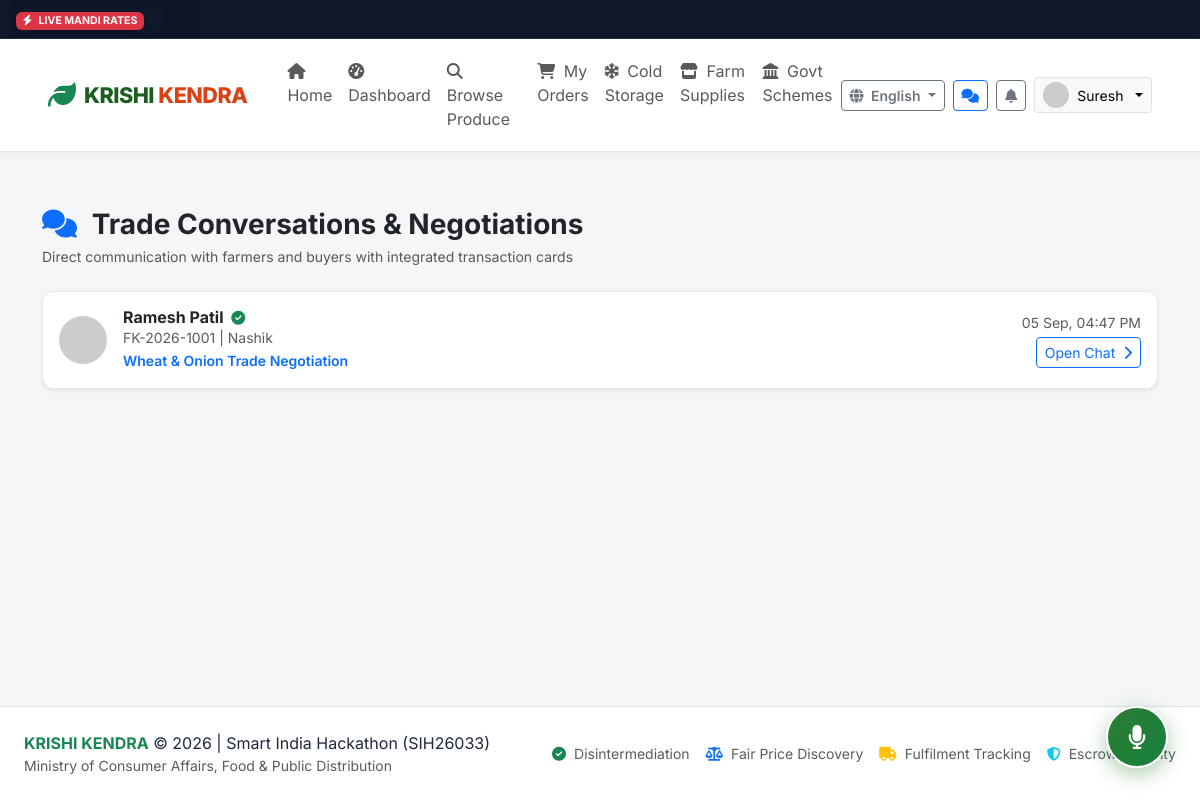
The app's page /chat/ (signed in), older data.
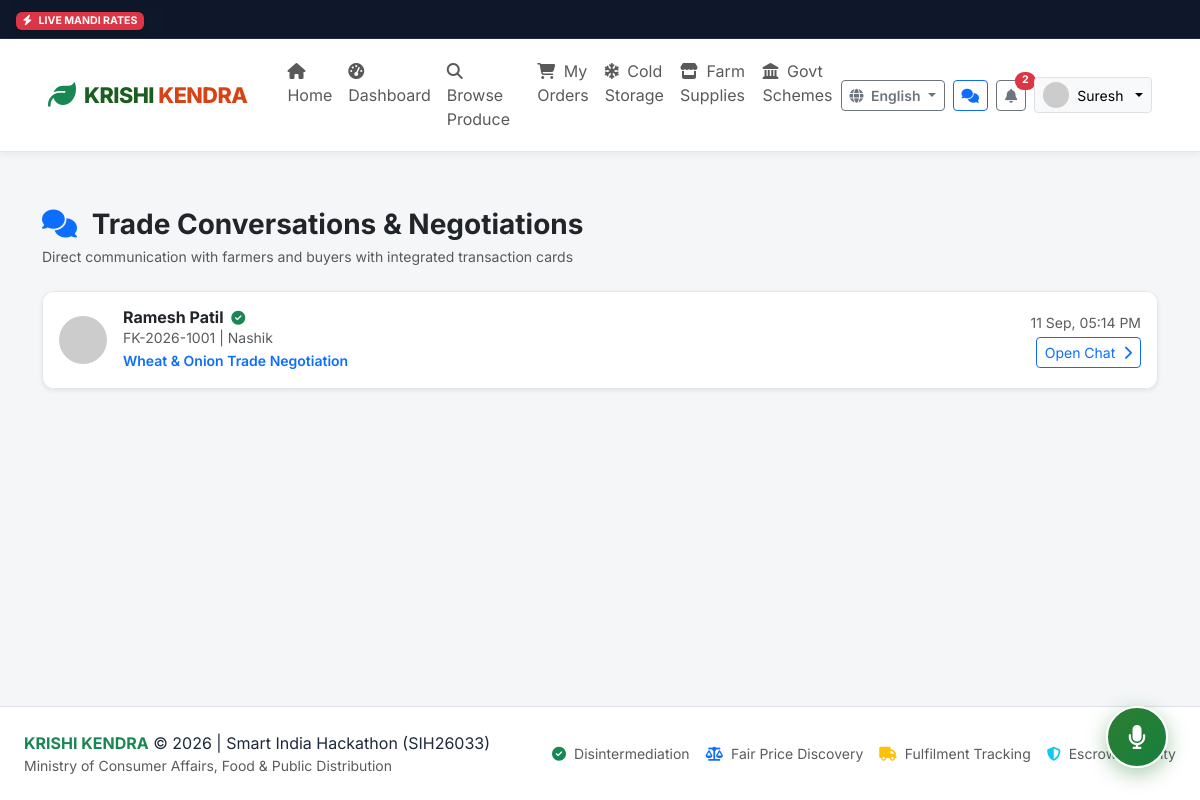
The same page, newer data.
### app/models.py (models this page shows)
class ChatThread(db.Model):
    __tablename__ = 'chat_threads'
    id = db.Column(db.Integer, primary_key=True)
    farmer_id = db.Column(db.Integer, db.ForeignKey('users.id'), nullable=False)
    buyer_id = db.Column(db.Integer, db.ForeignKey('users.id'), nullable=False)
    order_id = db.Column(db.Integer, db.ForeignKey('orders.id', ondelete='SET NULL'), nullable=True)
    offer_id = db.Column(db.Integer, db.ForeignKey('offers.id', ondelete='SET NULL'), nullable=True)
    subject_product = db.Column(db.String(100), default='Produce Negotiation')
    last_message_at = db.Column(db.DateTime, default=datetime.utcnow)
    farmer = db.relationship('User', foreign_keys=[farmer_id])
    buyer = db.relationship('User', foreign_keys=[buyer_id])
    messages = db.relationship('Message', backref='thread', lazy='dynamic', cascade='all, delete-orphan')

### app/routes/chat.py (the view)
@chat_bp.route('/')
@login_required
def chat_list():
    user = g.user
    if user.role == 'farmer':
        threads = ChatThread.query.filter_by(farmer_id=user.id).order_by(ChatThread.last_message_at.desc()).all()
    else:
        threads = ChatThread.query.filter_by(buyer_id=user.id).order_by(ChatThread.last_message_at.desc()).all()
    return render_template('chat/chat_list.html', threads=threads, user=user)

### app/routes/auth.py (called while the page is built)
def login_required(f):
    @wraps(f)
    def decorated_function(*args, **kwargs):
        if g.user is None:
            flash('Please log in to access this page.', 'warning')
            return redirect(url_for('auth.login', next=request.url))
        return f(*args, **kwargs)
    return decorated_function

### app/templates/chat/chat_list.html (shortened to what this page needs)
{% extends "base.html" %}
{% block content %}
<div class="container py-4">
  <div class="d-flex justify-content-between align-items-center mb-4">
    <div>
      <h3 class="fw-bold text-dark mb-1"><i class="fas fa-comments text-primary me-2"></i> Trade Conversations & Negotiations</h3>
      <p class="text-muted small mb-0">Direct communication with farmers and buyers with integrated transaction cards</p>
    </div>
  </div>
  <div class="k-card p-0 overflow-hidden shadow-sm">
    {% if threads %}
      <div class="list-group list-group-flush">
        {% for t in threads %}
          {% set other = t.buyer if user.id == t.farmer_id else t.farmer %}
          {% set other_prof = other.buyer_profile if other.role == 'buyer' else other.farmer_profile %}
          <a href="{{ url_for('chat.view_thread', thread_id=t.id) }}" class="list-group-item list-group-item-action p-3 d-flex justify-content-between align-items-center">
            <div class="d-flex align-items-center gap-3">
              <img src="https://ui-avatars.com/api/?name={{ other.name }}&background={% if other.role == 'farmer' %}2e7d32{% else %}e65100{% endif %}&color=fff" alt="Avatar" class="rounded-circle" width="48" height="48">
              <div>
                <h6 class="fw-bold mb-0 text-dark">
                  {{ other.name }}
                  {% if other.is_verified %}
                    <i class="fas fa-check-circle text-success small ms-1"></i>
                  {% endif %}
                </h6>
                <small class="text-muted d-block">{{ other.custom_id }} | {{ other_prof.district if other_prof else 'Location' }}</small>
                <small class="text-primary fw-semibold">{{ t.subject_product }}</small>
              </div>
            </div>
            <div class="text-end">
              <small class="text-muted d-block">{{ t.last_message_at.strftime('%d %b, %I:%M %p') }}</small>
              <span class="btn btn-sm btn-outline-primary mt-1">Open Chat <i class="fas fa-chevron-right ms-1"></i></span>
            </div>
          </a>
        {% endfor %}
      </div>
    {% else %}
      <div class="text-center py-5 text-muted">
        <i class="fas fa-comments fa-3x opacity-50 mb-3"></i>
        <h5>No active conversation threads.</h5>
        <p class="text-muted">Start an inquiry from the browse produce page or send an offer to begin chatting!</p>
      </div>
    {% endif %}
  </div>
</div>
{% endblock %}

### app/templates/base.html (shortened to what the changed rows need)
<!DOCTYPE html>
<html lang="{{ current_lang }}">
<head>
  <link href="https://cdn.jsdelivr.net/npm/bootstrap@5.3.3/dist/css/bootstrap.min.css" rel="stylesheet">
  <link rel="stylesheet" href="https://cdnjs.cloudflare.com/ajax/libs/font-awesome/6.5.1/css/all.min.css">
  <link rel="stylesheet" href="{{ url_for('static', filename='css/style.css') }}">
</head>
<body class="{% if current_user and current_user.role == 'farmer' %}theme-farmer{% elif current_user and current_user.role == 'buyer' %}theme-buyer{% elif current_user and current_user.role == 'admin' %}theme-admin{% endif %}">
  <nav class="navbar navbar-expand-lg navbar-krishi sticky-top">
    <div class="container-fluid px-lg-4">
      <div class="collapse navbar-collapse" id="navbarKrishiContent">
        <div class="d-flex align-items-center gap-2">
          {% if current_user %}
            <div class="dropdown">
              <button class="btn btn-sm btn-outline-secondary position-relative" type="button" data-bs-toggle="dropdown" title="Notifications">
                <i class="fas fa-bell"></i>
                {% if unread_notifications_count > 0 %}
                  <span class="position-absolute top-0 start-100 translate-middle badge rounded-pill bg-danger">
                    {{ unread_notifications_count }}
                  </span>
                {% endif %}
              </button>
            </div>
          {% endif %}
        </div>
      </div>
    </div>
  </nav>
  <main class="py-3">
    {% block content %}{% endblock %}
  </main>
</body>
</html>

Row changes from the older to the newer data that the page shows:
changed ChatThread "Wheat & Onion Trade Negotiation": last_message_at "05 Sep, 04:47 PM" → "11 Sep, 05:14 PM"
Text that changed along with them:
{{ unread_notifications_count }}: (not shown) → "2"
